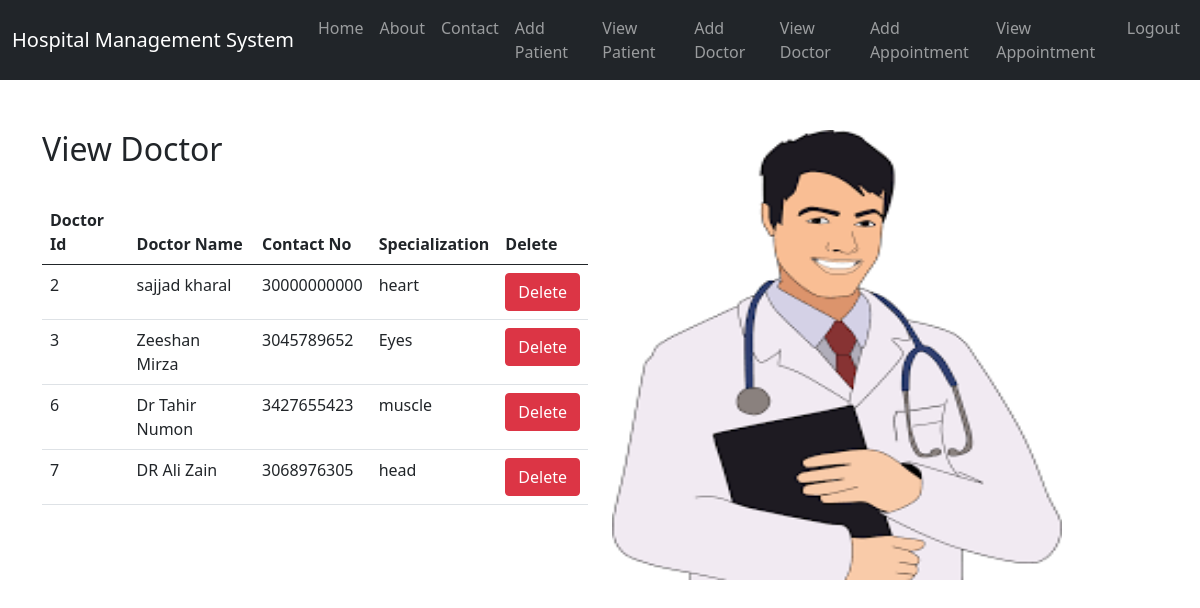
/view_doctor/ (signed in), run on the app's committed database.
### hospital/models.py (models this page shows, shortened)
class Doctor(models.Model):
    name = models.CharField(max_length=100)
    mobile = models.IntegerField()
    special = models.CharField(max_length=100)

### hospital/views.py (the view)
# urls.py: path('view_doctor/', views.view_doctor, name='view_doctor'),
def view_doctor(request):
    if not request.user.is_staff:
        return redirect('login')
    doc = Doctor.objects.all()
    context = {'doc':doc}
    return render(request, 'view_doctor.html', context)

### hospital/templates/view_doctor.html
{% extends 'navigation.html' %}
{% load static %}
{% block body %}
<div class="container" style="margin-top:50px">
  <div class="row">
    <div class="col-md-6">
    <h2>View Doctor</h2>
  <br>
  <table class="table table-hover">
    <thead>
    <tr>
      <th>Doctor Id</th>
      <th>Doctor Name</th>
      <th>Contact No</th>
      <th>Specialization</th>
      <th>Delete</th>
    </tr>
    </thead>
    <tbody>
    {% for i in doc %}
    <tr>
    <td>{{i.id}}</td>
    <td>{{i.name}}</td>
    <td>{{i.mobile}}</td>
    <td>{{i.special}}</td>
      <td><a href="{% url 'delete_doctor' i.id %}" class="btn btn-danger">Delete</a></td>
      </tr>
    {% endfor %}
    </tbody>
  </table>
      </div>
<div class="col-md-6">
  <img src="{% static 'image/doc2.png' %}" height="450px" width="450px">
</div>
    </div>
</div>
{% endblock %}

### data on the page
Doctor: id "2", name "sajjad kharal", mobile "30000000000", special "heart"
Doctor: id "3", name "Zeeshan Mirza", mobile "3045789652", special "Eyes"
Doctor: id "6", name "Dr Tahir Numon", mobile "3427655423", special "muscle"
Doctor: id "7", name "DR Ali Zain", mobile "3068976305", special "head"
